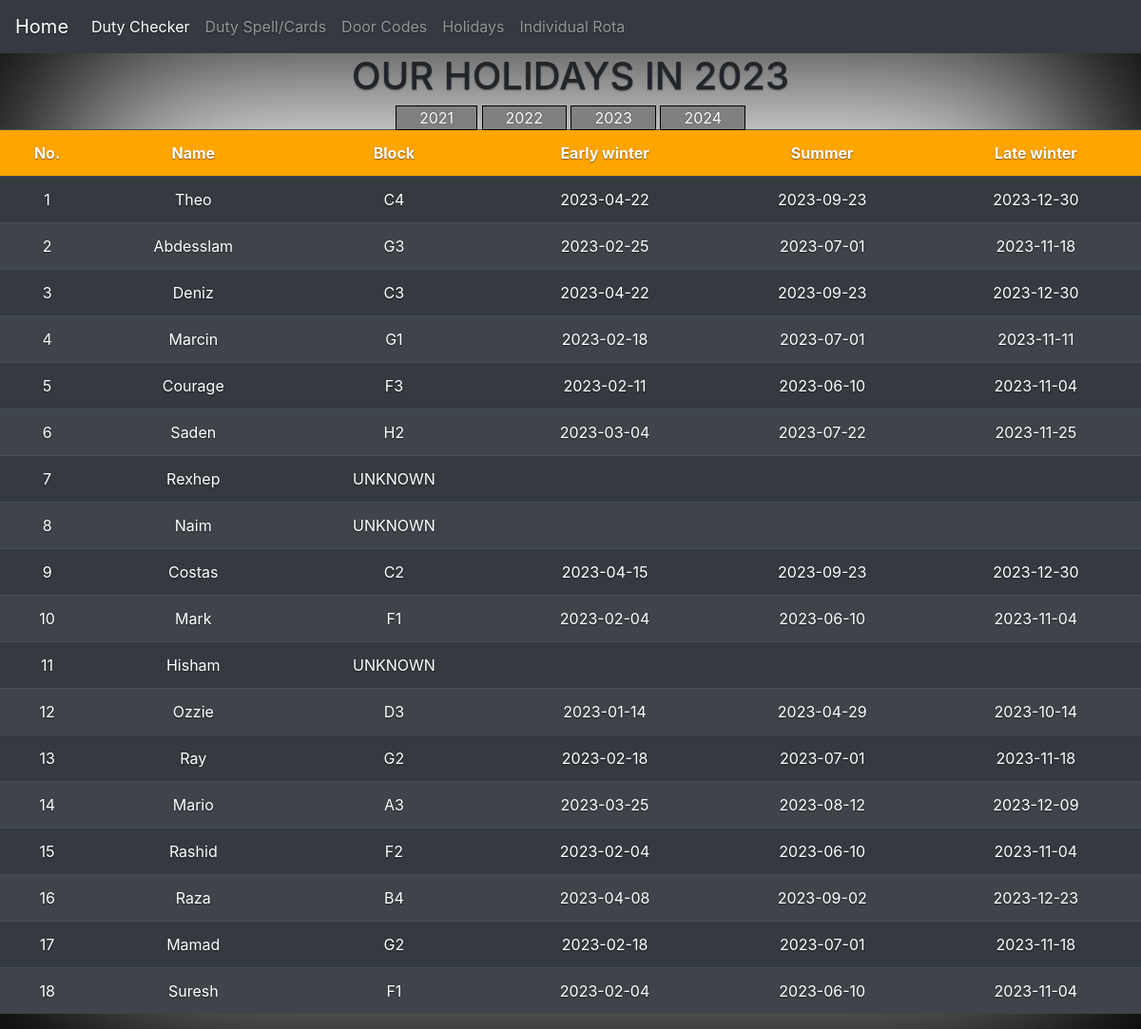
Page /holidays/2023 on the committed database.
### tables this page shows
CREATE TABLE "drivers" (
	"rota_line"	INTEGER UNIQUE,
	"first"	TEXT,
	"last"	TEXT,
	"hol_block"	TEXT,
	PRIMARY KEY("rota_line"),
	FOREIGN KEY("hol_block") REFERENCES "early_winter"("block")
);

CREATE TABLE "early_winter" (
	"block"	TEXT,
	"2021"	NUMERIC,
	"2022"	NUMERIC,
	"2023"	NUMERIC,
	"2024"	NUMERIC,
	"summer_id"	TEXT,
	FOREIGN KEY("block") REFERENCES "late_winter"("block"),
	FOREIGN KEY("summer_id") REFERENCES "summer"("block"),
	PRIMARY KEY("block")
);

### flask_app.py (the view)
@app.route("/holidays/<year>")
def holidays(year):
    if year not in ('2021', '2022', '2023', '2024'):
        year = '2021'
    year = str(year)
    early = f"e.'{year}'"
    summer = f"s.'{year}'"
    late = f"l.'{year}'"
    c.execute(f'''SELECT d.rota_line, d.first, e.block, {early}, {summer}, {late}
    			 FROM early_winter AS e INNER JOIN summer AS s ON s.block = e.summer_id
    			 INNER JOIN late_winter AS l ON l.block = e.block
                 JOIN drivers AS d ON d.hol_block = e.block
    			 ORDER BY d.rota_line''')
    datas = c.fetchall()
    return render_template("holidays.html", datas=datas, year=year)

### templates/holidays.html
{% extends "layout.html" %}
{% block content %}
<div class="subpage">
 <h1>OUR HOLIDAYS IN {{ year }}</h1>
    <span>
        <a href="/holidays/2021">2021</a>
        <a href="/holidays/2022">2022</a>
        <a href="/holidays/2023">2023</a>
        <a href="/holidays/2024">2024</a>
    </span>
    <div class="table-responsive">
    <table class="table table-striped table-dark">
        <tr id="code-hol-head">
            <th>No.</th>
            <th>Name</th>
            <th>Block</th>
            <th>Early winter</th>
            <th>Summer</th>
            <th>Late winter</th>
        </tr>
        {% for i in range(0, 18)%}
        <tr>
            <td>{{ datas[i][0] }}</td>
            <td>{{ datas[i][1] }}</td>
            <td>{{ datas[i][2] }}</td>
            <td>{{ datas[i][3] }}</td>
            <td>{{ datas[i][4] }}</td>
            <td>{{ datas[i][5] }}</td>
        </tr>
        {% endfor %}
    </table>
    </div>
</div>
{% endblock content %}

### static/css/style.css (style rules this page uses)
html, body { text-align: center; text-shadow: 0 .05rem .1rem rgba(0, 0, 0, .5); box-shadow: inset 0 0 20rem rgba(0, 0, 0, 1); }
.subpage { text-align: center; }
div.subpage a { background-color: grey; color: white; padding: .1em 1.5em; text-decoration: none; border: .05rem solid black; }
#code-hol-head { background-color: orange; }

### rows in the picture
drivers: rota_line "1", first "Theo"
early_winter: block "C4"
drivers: rota_line "2", first "Abdesslam"
early_winter: block "G3"
drivers: rota_line "3", first "Deniz"
early_winter: block "C3"
drivers: rota_line "4", first "Marcin"
early_winter: block "G1"
drivers: rota_line "5", first "Courage"
early_winter: block "F3"
drivers: rota_line "6", first "Saden"
early_winter: block "H2"
drivers: rota_line "7", first "Rexhep"
early_winter: block "UNKNOWN" "UNKNOWN" "UNKNOWN"
drivers: rota_line "8", first "Naim"
drivers: rota_line "9", first "Costas"
early_winter: block "C2"
drivers: rota_line "10", first "Mark"
early_winter: block "F1" "F1"
drivers: rota_line "11", first "Hisham"
drivers: rota_line "12", first "Ozzie"
early_winter: block "D3"
drivers: rota_line "13", first "Ray"
early_winter: block "G2" "G2"
drivers: rota_line "14", first "Mario"
early_winter: block "A3"
drivers: rota_line "15", first "Rashid"
early_winter: block "F2"
drivers: rota_line "16", first "Raza"
early_winter: block "B4"
drivers: rota_line "17", first "Mamad"
drivers: rota_line "18", first "Suresh"

### other values in the picture
{{ year }} "2023"
{{ datas[i][3] }} "2023-04-22" "2023-02-25" "2023-04-22" "2023-02-18" "2023-02-11" "2023-03-04" "2023-04-15" "2023-02-04" "2023-01-14" "2023-02-18" "2023-03-25" "2023-02-04" "2023-04-08" "2023-02-18" "2023-02-04"
{{ datas[i][4] }} "2023-09-23" "2023-07-01" "2023-09-23" "2023-07-01" "2023-06-10" "2023-07-22" "2023-09-23" "2023-06-10" "2023-04-29" "2023-07-01" "2023-08-12" "2023-06-10" "2023-09-02" "2023-07-01" "2023-06-10"
{{ datas[i][5] }} "2023-12-30" "2023-11-18" "2023-12-30" "2023-11-11" "2023-11-04" "2023-11-25" "2023-12-30" "2023-11-04" "2023-10-14" "2023-11-18" "2023-12-09" "2023-11-04" "2023-12-23" "2023-11-18" "2023-11-04"
